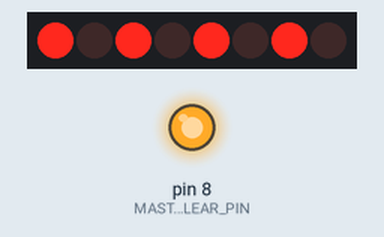
A sketch run on a simulated Arduino Uno, built with avr-gcc and run on an emulated ATmega328P. Shown: 8 shift-register outputs drawn as a row of LEDs (first output left, lit = HIGH), output pins drawn as LEDs (lit = HIGH). Wiring (inferred from the names in the program): shift register (74HC595): data pin 12; shift clock pin 10; latch pin 11. Wiring (inferred from the signals the program sends): row of LEDs: on Q0, Q1, Q2, Q3, Q4, Q5, Q6, Q7. Pins used as bus, display or sensor lines are not drawn.

Above: at 1.0 s.
At 3.0 s:
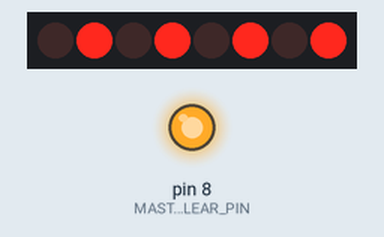
Timing chart, 0 to 5.2 s (numbered marks = the images above):
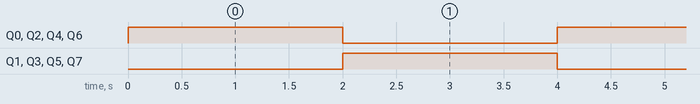

The sketch:

prog_44.ino
```cpp
const byte DATA_INPUT_PIN = 12;
const byte STORAGE_REGISTER_CLOCK_PIN = 11;
const byte SHIFT_REGISTER_CLOCK_PIN = 10;
const byte MASTER_RECLEAR_PIN = 8;

const int dt = 2000;

byte data = 0b10101010;

void shift_right() {
	byte number = data;
	while (1) {
		shiftOut(DATA_INPUT_PIN, SHIFT_REGISTER_CLOCK_PIN, LSBFIRST, number);
		digitalWrite(STORAGE_REGISTER_CLOCK_PIN, LOW);
		digitalWrite(STORAGE_REGISTER_CLOCK_PIN, HIGH);
		delay(dt);
		if (number == 0)
			break;
		number /= 2;
	}
}

void shift_left() {
	byte number = data;
	while (1) {
		shiftOut(DATA_INPUT_PIN, SHIFT_REGISTER_CLOCK_PIN, LSBFIRST, number);
		digitalWrite(STORAGE_REGISTER_CLOCK_PIN, LOW);
		digitalWrite(STORAGE_REGISTER_CLOCK_PIN, HIGH);
		delay(dt);
		if (number == 0xFF)
			break;
		number *= 2;
	}
}

void rotate_left() {
	byte number = data;
	boolean isMSBOne;
	while (1) {
		shiftOut(DATA_INPUT_PIN, SHIFT_REGISTER_CLOCK_PIN, LSBFIRST, number);
		digitalWrite(STORAGE_REGISTER_CLOCK_PIN, LOW);
		digitalWrite(STORAGE_REGISTER_CLOCK_PIN, HIGH);
		delay(dt);
		isMSBOne = number > 127;
		number *= 2;
		if (isMSBOne) {
			number += 1;
		}
	}
}

void rotate_right() {
	byte number = data;
	boolean isLSBOne;
	while (1) {
		shiftOut(DATA_INPUT_PIN, SHIFT_REGISTER_CLOCK_PIN, LSBFIRST, number);
		digitalWrite(STORAGE_REGISTER_CLOCK_PIN, LOW);
		digitalWrite(STORAGE_REGISTER_CLOCK_PIN, HIGH);
		delay(dt);
		isLSBOne = number%2 == 1;
		number /= 2;
		if (isLSBOne) {
			number += 128;
		}
	}
}

void flip_bits() {
 	data = 255 - data;
}

void setup() {
	pinMode(DATA_INPUT_PIN, OUTPUT);
	pinMode(STORAGE_REGISTER_CLOCK_PIN, OUTPUT);
	pinMode(SHIFT_REGISTER_CLOCK_PIN, OUTPUT);
	pinMode(MASTER_RECLEAR_PIN, OUTPUT);
	digitalWrite(MASTER_RECLEAR_PIN, HIGH);
	data = 0b10101010;
}

void loop() {
	shiftOut(DATA_INPUT_PIN, SHIFT_REGISTER_CLOCK_PIN, LSBFIRST, data);
	digitalWrite(STORAGE_REGISTER_CLOCK_PIN, LOW);
	digitalWrite(STORAGE_REGISTER_CLOCK_PIN, HIGH);
	delay(dt);
	flip_bits();
	shiftOut(DATA_INPUT_PIN, SHIFT_REGISTER_CLOCK_PIN, LSBFIRST, data);
	digitalWrite(STORAGE_REGISTER_CLOCK_PIN, LOW);
	digitalWrite(STORAGE_REGISTER_CLOCK_PIN, HIGH);
	delay(dt);
	flip_bits();
}
```

Measured:
- by itself, Q0–7: alternates HIGH for 2.0 s and LOW for 2.0 s
